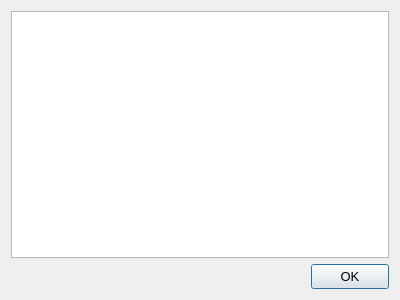
<?xml version="1.0" encoding="UTF-8"?>
<ui version="4.0">
 <class>DialogExtra</class>
 <widget class="QDialog" name="DialogExtra">
  <property name="windowModality">
   <enum>Qt::ApplicationModal</enum>
  </property>
  <property name="geometry">
   <rect>
    <x>0</x>
    <y>0</y>
    <width>400</width>
    <height>300</height>
   </rect>
  </property>
  <property name="font">
   <font>
    <pointsize>10</pointsize>
    <weight>50</weight>
    <bold>false</bold>
   </font>
  </property>
  <property name="windowTitle">
   <string>Extra</string>
  </property>
  <layout class="QVBoxLayout" name="verticalLayout">
   <item>
    <widget class="QTextEditX" name="textEditExtra">
     <property name="readOnly">
      <bool>true</bool>
     </property>
    </widget>
   </item>
   <item>
    <layout class="QHBoxLayout" name="horizontalLayout">
     <item>
      <spacer name="horizontalSpacer">
       <property name="orientation">
        <enum>Qt::Horizontal</enum>
       </property>
       <property name="sizeHint" stdset="0">
        <size>
         <width>40</width>
         <height>20</height>
        </size>
       </property>
      </spacer>
     </item>
     <item>
      <widget class="QPushButtonX" name="pushButtonOK">
       <property name="minimumSize">
        <size>
         <width>78</width>
         <height>25</height>
        </size>
       </property>
       <property name="maximumSize">
        <size>
         <width>78</width>
         <height>25</height>
        </size>
       </property>
       <property name="text">
        <string>OK</string>
       </property>
      </widget>
     </item>
    </layout>
   </item>
  </layout>
 </widget>
 <customwidgets>
  <customwidget>
   <class>QPushButtonX</class>
   <extends>QPushButton</extends>
   <header>qpushbuttonx.h</header>
  </customwidget>
  <customwidget>
   <class>QTextEditX</class>
   <extends>QTextEdit</extends>
   <header>qtexteditx.h</header>
  </customwidget>
 </customwidgets>
 <resources/>
 <connections/>
</ui>
